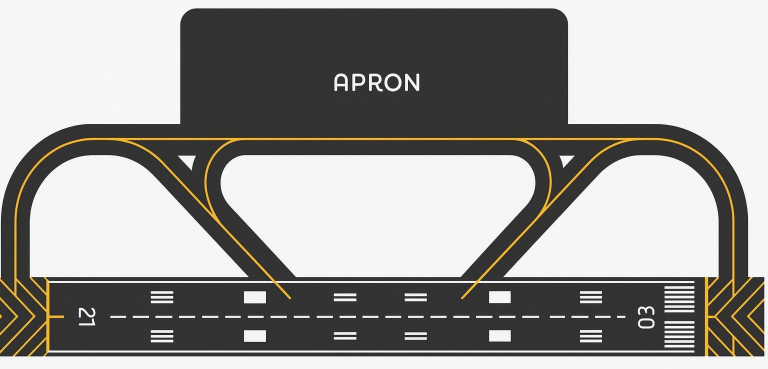
#> input picture Client Files/test5.jpg, 1536 x 738 px (shown at 1/2 size)
$ jupyter execute --allow-errors P2-2-11-12-25.ipynb   (shell and % lines are left out)
#> lines starting #> are read from the running program, lines starting #| are printed output that depends on the picture
## Phase 2 — Airport Map to CA Grid

In this phase we introduce a simple pipeline that converts an airport diagram
into a Cellular Automaton (CA) grid. This allows us to run CA-based surface
movement models on a geometry that resembles a real airport rather than a
hand-drawn toy layout.

The main steps included in this phase are:

1. Resize the airport image to a fixed grid resolution (e.g., 200×400).
2. Apply color clustering (K-Means) to reduce noise and classify major color groups.
3. Use simple geometry heuristics to identify:
   - background area
   - apron / terminal area
   - taxiway area
   - runway area
4. Convert the image into a CA zone mask with 4 states:
   - 0 = background
   - 1 = apron
   - 2 = taxiway
   - 3 = runway
5. Crop unnecessary borders and clean small artifacts (e.g., airplane shapes).
6. Save the grid for later CA simulation.

The output of this phase is a clean CA grid mask that can be used for
movement simulation in the next step.

[cell 1]
import numpy as np
import matplotlib.pyplot as plt
from PIL import Image
from sklearn.cluster import KMeans
from matplotlib.colors import ListedColormap

plt.rcParams["figure.figsize"] = (10, 4)
plt.rcParams["axes.grid"] = False

# ---- 1) Load image ----
IMG_PATH = "test5.jpg"
img_raw = Image.open(IMG_PATH).convert("RGB")
#> img_raw is the input picture: PIL image 1536x738 RGB; mean R, G, B 153.3, 152.2, 149.6
w_raw, h_raw = img_raw.size
print("Raw image size:", w_raw, "x", h_raw)
#| Raw image size: 1536 x 738

plt.imshow(img_raw)
plt.title("Original airport layout")
plt.axis("off")
plt.show()

[cell 2]
from google.colab import drive
drive.mount('/content/drive')

[cell 3]
# ---- 2) Resize to CA grid resolution ----
GRID_H = 200   # rows
GRID_W = 400   # cols

img_resized = img_raw.resize((GRID_W, GRID_H), resample=Image.BILINEAR)
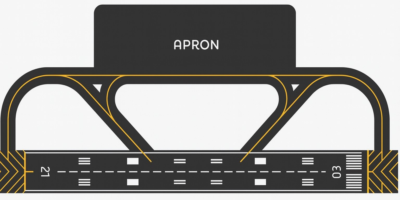
#> img_resized: PIL image 400x200 RGB; mean R, G, B 153.3, 152.2, 149.6
rgb = np.array(img_resized)[:, :, :3]
print("Resized image shape:", rgb.shape)
#| Resized image shape: (200, 400, 3)

plt.imshow(img_resized)
plt.title(f"Resized to {GRID_W} x {GRID_H}")
plt.axis("off")
plt.show()

[cell 4]
from sklearn.cluster import KMeans
import numpy as np
import matplotlib.pyplot as plt

# rgb is the resized image array of shape (GRID_H, GRID_W, 3)
# GRID_H, GRID_W already defined earlier

# ---- 3) KMeans color clustering ----
pixels = rgb.reshape(-1, 3).astype(float)

N_CLUSTERS = 6  # number of color clusters; 5–8 usually works
kmeans = KMeans(n_clusters=N_CLUSTERS, random_state=0, n_init="auto")
kmeans.fit(pixels)

labels = kmeans.labels_.reshape(GRID_H, GRID_W)
centers = kmeans.cluster_centers_  # shape: (N_CLUSTERS, 3)

print("Cluster centers (RGB):")
for i, c in enumerate(centers):
    print(f"  Cluster {i}: {c}")

# Simple features of each cluster:
intensity = centers.mean(axis=1)   # overall brightness (0–255)
grayness = centers.std(axis=1)     # how far from pure gray (0 = perfectly gray)

print("\nCluster intensity / grayness:")
for i in range(N_CLUSTERS):
    print(f"  {i}: intensity={intensity[i]:7.1f}, grayness={grayness[i]:6.1f}")

# Visualize the cluster colors as small patches
fig, ax = plt.subplots(1, N_CLUSTERS, figsize=(2 * N_CLUSTERS, 2))
for i in range(N_CLUSTERS):
    patch = np.ones((20, 20, 3), dtype=float)
    patch[:] = centers[i] / 255.0
    ax[i].imshow(patch)
    ax[i].set_title(f"#{i}")
    ax[i].axis("off")
plt.suptitle("Color clusters")
plt.show()
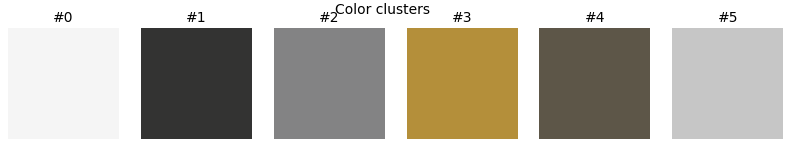
#> figure drawn by matplotlib, 6 panels

[cell 5]
# [6 lines of commented-out code are left out]

H, W = labels.shape

# 4.1 Background clusters = very bright ones (near white)
#     intensity in [0,255], so background is roughly > 230
bg_threshold = 230.0
background_clusters = [i for i in range(N_CLUSTERS) if intensity[i] > bg_threshold]
print("Background clusters:", background_clusters)

# Non-background clusters are those used for pavement (apron/taxiway/runway)
non_bg_clusters = [i for i in range(N_CLUSTERS) if i not in background_clusters]

# 4.2 For non-background clusters, compute:
#     - total pixel count
#     - mean y-position (row index) to know whether they are high/low in the image
cluster_stats = {}
for cid in non_bg_clusters:
    ys, xs = np.where(labels == cid)
    if len(ys) == 0:
        mean_y = None
    else:
        mean_y = ys.mean()
    cluster_stats[cid] = {
        "count": len(ys),
        "mean_y": mean_y,
    }

print("\nNon-background cluster stats:")
for cid, st in cluster_stats.items():
    print(f"  cluster {cid}: count={st['count']}, mean_y={st['mean_y']:.1f}")

# 4.3 Runway cluster = among non-bg, the one with largest mean_y (lowest in the image)
runway_cluster = max(
    non_bg_clusters,
    key=lambda c: (cluster_stats[c]["mean_y"] if cluster_stats[c]["mean_y"] is not None else -1)
)
print("\nHeuristic: runway_cluster =", runway_cluster)

# 4.4 Apron cluster = non-bg & not runway, with the largest number of pixels
#     in the upper half of the image (stands/apron live there)
upper_mask = np.zeros_like(labels, dtype=bool)
upper_mask[: GRID_H // 2, :] = True

apron_candidates = [c for c in non_bg_clusters if c != runway_cluster]
upper_counts = {}
for cid in apron_candidates:
    cid_mask = (labels == cid) & upper_mask
    upper_counts[cid] = cid_mask.sum()

apron_cluster = max(apron_candidates, key=lambda c: upper_counts[c])
print("Heuristic: apron_cluster  =", apron_cluster)

# 4.5 Remaining non-bg, non-runway, non-apron clusters are interpreted as taxiway
taxiway_clusters = [
    c for c in non_bg_clusters if c not in (runway_cluster, apron_cluster)
]
print("Heuristic: taxiway_clusters =", taxiway_clusters)

# 4.6 Build cluster_to_zone mapping
cluster_to_zone = {c: 0 for c in range(N_CLUSTERS)}  # default: background
for c in background_clusters:
    cluster_to_zone[c] = 0
cluster_to_zone[runway_cluster] = 3
cluster_to_zone[apron_cluster] = 1
for c in taxiway_clusters:
    cluster_to_zone[c] = 2

print("\ncluster_to_zone mapping:")
for c in range(N_CLUSTERS):
    print(f"  cluster {c} -> zone {cluster_to_zone[c]}")

# ---- 5) Apply mapping to get initial zone_grid ----
vectorized_map = np.vectorize(lambda cid: cluster_to_zone.get(int(cid), 0))
zone_grid = vectorized_map(labels).astype(int)

print("Initial zone_grid shape:", zone_grid.shape)

[cell 6]
from matplotlib.colors import ListedColormap

# At this point, zone_grid roughly separates background vs pavement,
# but cluster-based labels may still be messy. We now enforce a simple
# geometry rule:
#   - top band of pavement = apron
#   - middle band          = taxiway
#   - bottom band          = runway

H, W = zone_grid.shape
print("zone_grid shape:", H, W)

zone_geo = np.zeros_like(zone_grid, dtype=int)

# Background remains 0
bg_mask = (zone_grid == 0)

# Pavement (all non-background cells) is temporarily treated together
pavement_mask = ~bg_mask

# Build a row index array to define top/middle/bottom bands
rows = np.arange(H).reshape(-1, 1)   # shape (H, 1)

# Fractions of the vertical extent used for bands (tune if needed)
top_threshold    = int(H * 0.32)     # upper ~34% as apron
bottom_threshold = int(H * 0.66)     # lower ~34% as runway

apron_mask  = pavement_mask & (rows <  top_threshold)
runway_mask = pavement_mask & (rows >= bottom_threshold)
twy_mask    = pavement_mask & ~(apron_mask | runway_mask)

# Assign final zones:
zone_geo[bg_mask]    = 0  # background
zone_geo[apron_mask] = 1  # apron / stands
zone_geo[twy_mask]   = 2  # taxiway
zone_geo[runway_mask]= 3  # runway

# Check class counts
vals, cnts = np.unique(zone_geo, return_counts=True)
for v, c in zip(vals, cnts):
    print(f"zone {v}: {c} cells")

# Visualize the geometry-based zoning
zone_cmap = ListedColormap([
    "#f5f5f5",  # 0: background
    "#ffeb3b",  # 1: apron
    "#03a9f4",  # 2: taxiway
    "#f44336",  # 3: runway
])

plt.figure(figsize=(5,5))
plt.imshow(zone_geo, cmap=zone_cmap, origin="upper")
plt.title("Geometry-based zone grid\n(0=bg,1=apron,2=taxiway,3=runway)")
plt.xticks([])
plt.yticks([])
plt.show()
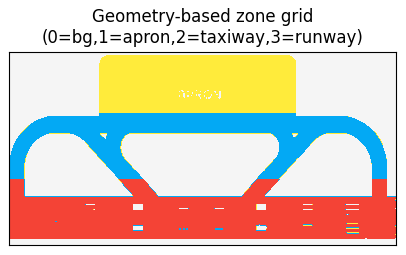
#> figure drawn by matplotlib, 1 panel

[cell 7]
# ---- after geometry-based zoning (zone_geo) ----
H, W = zone_geo.shape
N_CROP = 0   # rows to remove from bottom, if needed

zone_crop = zone_geo[: H - N_CROP, :]

print("Original shape:", zone_geo.shape)
print("Cropped shape :", zone_crop.shape)

zone_cmap = ListedColormap([
    "#f5f5f5",  # 0: background
    "#ffeb3b",  # 1: apron
    "#03a9f4",  # 2: taxiway
    "#f44336",  # 3: runway
])

plt.figure(figsize=(5, 5))
plt.imshow(zone_crop, cmap=zone_cmap, origin="upper")
plt.title("Cropped CA zone grid")
plt.xticks([])
plt.yticks([])
plt.show()
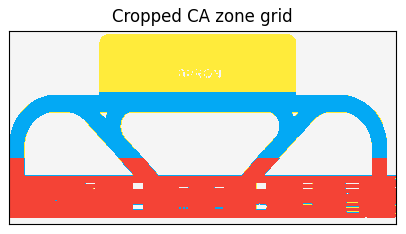
#> figure drawn by matplotlib, 1 panel

[cell 8]
import scipy.ndimage as ndi
from matplotlib.colors import ListedColormap

zone_clean = zone_crop.copy()

def fill_small_holes(zone, n_iter=2):
    """
    Fill small zone==0 'holes' inside pavement by majority vote
    over their 3x3 neighborhood.

    n_iter controls how many smoothing iterations to apply:
    - small values (2–3) only remove small white regions (planes),
      without eating into large background areas.
    """
#> called with n_iter = 3
    z = zone.copy()
    H, W = z.shape

    for _ in range(n_iter):
        # For each label 1,2,3, count how many of its cells are
        # in each 3x3 neighborhood.
        counts = {}
        for val in [1, 2, 3]:
            counts[val] = ndi.convolve(
                (z == val).astype(int),
                np.ones((3, 3), dtype=int),
                mode="constant",
                cval=0,
            )

        # Candidate 'holes' are cells currently labeled 0
        mask_hole = (z == 0)
        if not mask_hole.any():
            break

        # Stack counts into shape (H, W, 3) and find the label
        # with the maximum count in each neighborhood.
        stack = np.stack([counts[1], counts[2], counts[3]], axis=-1)
        winner_idx = stack.argmax(axis=-1)   # 0->label1, 1->label2, 2->label3
        winner_val = (winner_idx + 1)        # convert to actual labels 1,2,3

        # Only update if there is at least one non-zero neighbor
        has_neighbor = stack.max(axis=-1) > 0
        update_mask = mask_hole & has_neighbor
        z[update_mask] = winner_val[update_mask]

    return z

zone_clean = fill_small_holes(zone_crop, n_iter=3)

zone_cmap = ListedColormap([
    "#f5f5f5",  # 0: background
    "#ffeb3b",  # 1: apron
    "#03a9f4",  # 2: taxiway
    "#f44336",  # 3: runway
])

plt.figure(figsize=(5,5))
plt.imshow(zone_clean, cmap=zone_cmap, origin="upper")
plt.title("After hole-filling (planes removed)")
plt.xticks([])
plt.yticks([])
plt.show()
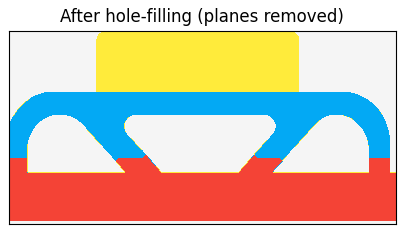
#> figure drawn by matplotlib, 1 panel

[cell 9]
from matplotlib.colors import ListedColormap

# Start from cleaned zones
zone_final = zone_clean.copy()
H, W = zone_final.shape
rows = np.arange(H).reshape(-1, 1)

# Define fixed vertical bands (tune these numbers)
runway_top    = int(H * 0.73)   # everything from here DOWN can be runway
taxi_top      = int(H * 0.5)   # taxiway band starts here
taxi_bottom   = runway_top      # taxiway band ends just above runway band

# 1) Forbid runway above its band
zone_final[(zone_final == 3) & (rows < runway_top)] = 2   # turn red→blue above runway band

# 2) Forbid taxiway inside the runway band
zone_final[(zone_final == 2) & (rows >= runway_top)] = 3  # blue→red only in runway band

# 3) Optionally, forbid runway inside the apron band
zone_final[(zone_final == 3) & (rows < taxi_top)] = 2

# Visualize
zone_cmap = ListedColormap([
    "#f5f5f5",  # 0: background
    "#ffeb3b",  # 1: apron
    "#03a9f4",  # 2: taxiway
    "#f44336",  # 3: runway
])

plt.figure(figsize=(5,5))
plt.imshow(zone_final, cmap=zone_cmap, origin="upper")
plt.title("Final CA zone grid\n(0=bg,1=apron,2=taxiway,3=runway)")
plt.xticks([])
plt.yticks([])
plt.show()
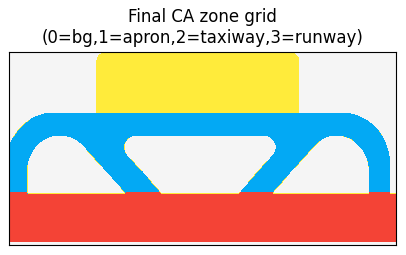
#> figure drawn by matplotlib, 1 panel

# Save
np.save("zone_mask_airport_final.npy", zone_final)
np.savetxt("zone_mask_airport_final.csv", zone_final, fmt="%d", delimiter=",")
print("Saved final mask to zone_mask_airport_final.(npy,csv)")

## Next Steps

With the CA grid mask ready, the next tasks in Phase 2 and Phase 3 are:

1. Implement CA movement rules:
   - one-cell movement per time step
   - conflict avoidance and right-of-way logic
   - entry rules from apron to taxiway
   - slowdown rules under weather (Good / Fair / Poor)

2. Inject traffic using the same demand rates as Phase 1
   (Poisson arrivals/departures with lambda_L and lambda_T).

3. Measure CA-based performance metrics:
   - taxi-out delay
   - taxi-in delay
   - density and flow on taxiways
   - fundamental diagrams (flow–density)

4. Compare DES (Phase 1) vs CA (Phase 2):
   - delays
   - congestion onset
   - sensitivity to weather
   - bottleneck locations

5. Prepare for Phase 3:
   - runway scheduling policies (landing-first, k:1 rotation, time-window)
   - interactions between arrivals and departures on the CA surface

This sets up the full surface-movement CA model, which will eventually be
validated against the DES baseline and extended to more complex policies.

[cell 10]
import numpy as np
from collections import deque
import matplotlib.pyplot as plt
from matplotlib.colors import ListedColormap

# ------------------------------------------------
# 1. Visualize to confirm we are using the same zone / skeleton
# ------------------------------------------------
zone_cmap = ListedColormap([
    "#f5f5f5",  # 0 bg
    "#ffeb3b",  # 1 apron
    "#03a9f4",  # 2 taxiway
    "#f44336",  # 3 runway
])

plt.figure(figsize=(6, 4))
plt.imshow(zone_final, cmap=zone_cmap, origin="upper")
plt.title("Zone map (0=bg,1=apron,2=taxiway,3=runway)")
plt.xticks([]); plt.yticks([])
plt.show()
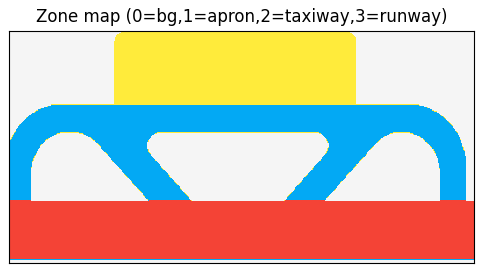
#> figure drawn by matplotlib, 1 panel

[cell 11]
import numpy as np
from collections import deque
import matplotlib.pyplot as plt
from matplotlib.colors import ListedColormap
from skimage.morphology import skeletonize

# --- 1. Zone colormap (redefined here in case variable names differ) ---
zone_cmap = ListedColormap([
    "#f5f5f5",  # 0 bg
    "#ffeb3b",  # 1 apron
    "#03a9f4",  # 2 taxiway
    "#f44336",  # 3 runway
])

H, W = zone_final.shape
print("zone_final shape:", H, "x", W)

# --- 2. Extract taxiway area (zone == 2) ---
twy_mask = (zone_final == 2)
print("Taxiway cells:", twy_mask.sum())

# --- 3. Use skeletonize to get thin lines (rough approximation of centerlines) ---
skeleton = skeletonize(twy_mask).astype(np.uint8)
print("Skeleton pixels:", skeleton.sum())

# --- 4. Plot zone + skeleton to verify the result ---
plt.figure(figsize=(6, 4))
plt.imshow(zone_final, cmap=zone_cmap, origin="upper")
ys, xs = np.where(skeleton == 1)
plt.scatter(xs, ys, s=2, c="black")
plt.title("Taxiway skeleton on zone map")
plt.xticks([]); plt.yticks([])
plt.show()
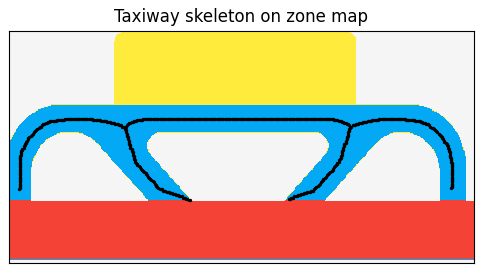
#> figure drawn by matplotlib, 1 panel

[cell 12]
# --- 5. Find the skeleton "main row" (the row where it appears most frequently) ---
ys, xs = np.where(skeleton == 1)

# Build a histogram over rows to find the row with the highest count
hist, bin_edges = np.histogram(ys, bins=H, range=(0, H))
row_mode = np.argmax(hist)   # row where skeleton appears most frequently
print("Row mode (most frequent skeleton row):", row_mode)

band_half_width = 3
band_low  = max(0, row_mode - band_half_width)
band_high = min(H-1, row_mode + band_half_width)
print(f"Row band for main taxiway: {band_low} to {band_high}")

# Within the band, select skeleton points (approx main taxiway region)
candidates = [(r, c) for (r, c) in zip(ys, xs)
              if band_low <= r <= band_high]

print("Skeleton pixels in band:", len(candidates))
if not candidates:
    raise RuntimeError("No skeleton pixels found in band – need to adjust band settings.")

# ------------------------------------------------------------------
# NEW: choose start_cell and end_cell using endpoints near the runway ==========
# ------------------------------------------------------------------

# 1a) start_cell: keep using the rightmost point in the band
start_cell = max(candidates, key=lambda rc: rc[1])  # largest column -> right side

# 1b) HOLD_IN candidate on the band: leftmost band point
holdin_band = min(candidates, key=lambda rc: rc[1])  # smallest column
print("HOLD_IN candidate on band:", holdin_band)

# 2) find runway-side endpoints of the skeleton
sk_points = list(zip(ys, xs))
sk_set = set(sk_points)
runway_mask = (zone_final == 3)

def is_endpoint(r, c):
    """Skeleton endpoint: exactly 1 skeleton neighbour in 8-neighbourhood."""
    cnt = 0
    for dr in (-1, 0, 1):
        for dc in (-1, 0, 1):
            if dr == 0 and dc == 0:
                continue
            if (r+dr, c+dc) in sk_set:
                cnt += 1
    return cnt == 1

endpoints = []
for (r, c) in sk_points:
    if not is_endpoint(r, c):
        continue
    # keep only endpoints low in the image (near runway)
    if r < H * 0.4:   # tweak 0.4 if needed
        continue
    endpoints.append((r, c))
#> (the rest of the program and of its run is left out)
